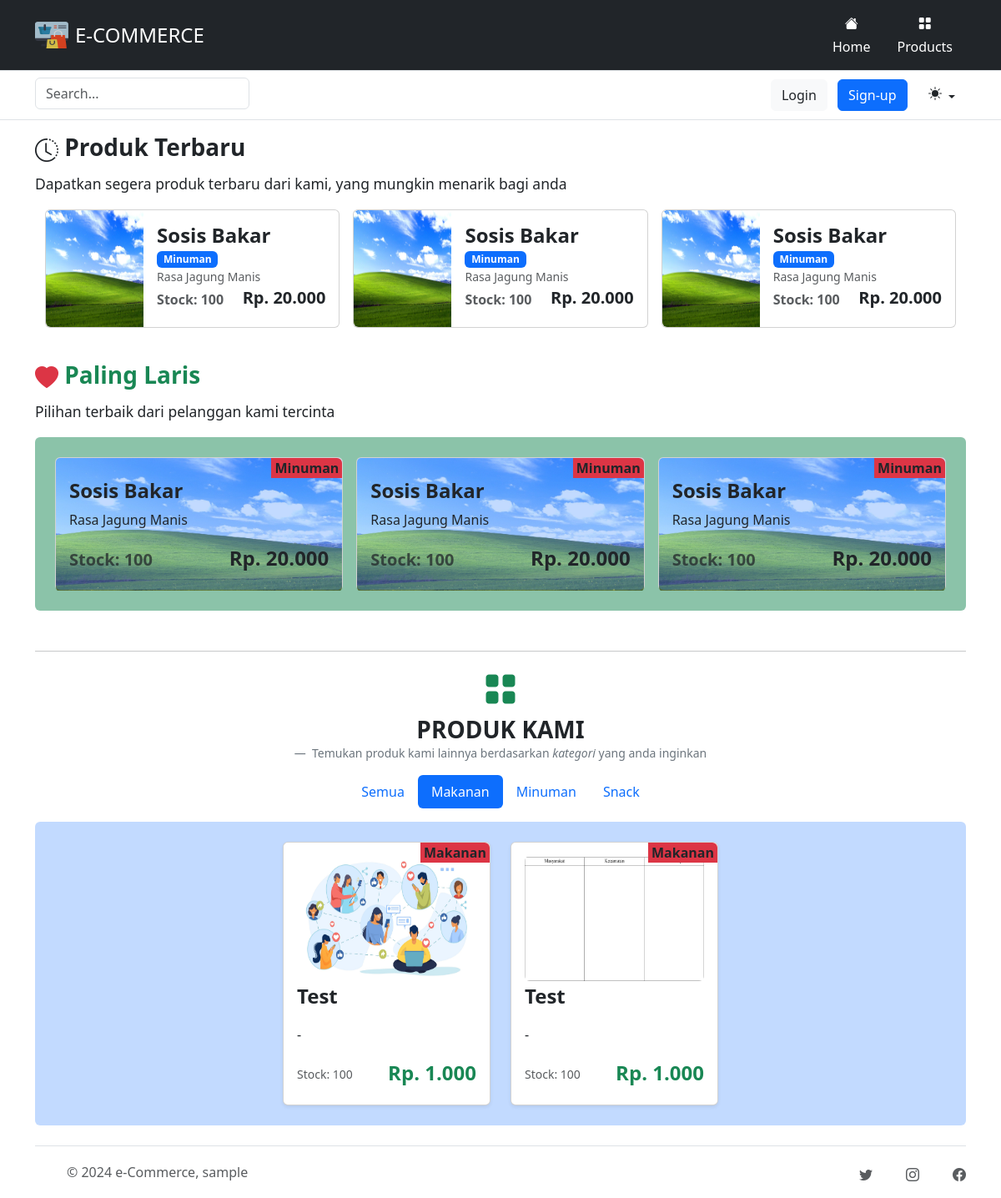
The app's page /?kategori=Makanan with its own data.
### tables this page shows
CREATE TABLE IF NOT EXISTS `produk` (
  `id` int(11) NOT NULL AUTO_INCREMENT,
  `nama` varchar(50) NOT NULL DEFAULT '',
  `harga` double(10,2) NOT NULL DEFAULT 0.00,
  `stock` int(11) NOT NULL,
  `deskripsi` varchar(50) NOT NULL DEFAULT '',
  `photo` mediumtext NOT NULL,
  `kategori_id` int(11) DEFAULT NULL,
  PRIMARY KEY (`id`),
  KEY `FK_produk_kategori` (`kategori_id`),
  CONSTRAINT `FK_produk_kategori` FOREIGN KEY (`kategori_id`) REFERENCES `kategori` (`id`)
);

CREATE TABLE IF NOT EXISTS `kategori` (
  `id` int(11) NOT NULL AUTO_INCREMENT,
  `nama` varchar(50) NOT NULL,
  `deskripsi` text DEFAULT NULL,
  PRIMARY KEY (`id`)
);

### config/database.php (called while the page is built)
<?php
class Database
{
    private static $con = null;
    public static function Connect(): PDO
    {
        if (self::$con === null) {
            $host = "localhost";
            $username = "root";
            $password = "";
            try {
                self::$con = new PDO("mysql:host=$host;dbname=umkm", $username, $password);
                self::$con->setAttribute(PDO::ATTR_ERRMODE, PDO::ERRMODE_EXCEPTION);
            } catch (PDOException $e) {
                echo "Connection failed: " . $e->getMessage();
            }
        }
        return self::$con;
    }
}

### app/controllers/HomeController.php (called while the page is built, shortened)
<?php
class HomeController
{
    private $queryUrl;
    private $produk;
    private $kategori;
    public function __construct($queryUrl)
    {
        $this->produk = new Produk();
        $this->kategori = new Kategori();
        $this->queryUrl = $queryUrl ?? '';
    }
    private function parseQueryUri()
    {
        parse_str($this->queryUrl, $parameters);
        $this->menu = $parameters['menu'] ?? self::DEFAULT_MENU;
    }
    public function produkTerkini(): array
    {
        return $this->produk->latestProduk();
    }
    public function kategoris(): array
    {
        return $this->kategori->selectAll();
    }
    public function produkKategori($kategori): array
    {
        return $this->produk->produkByKategori($kategori);
    }
}

### app/models/BaseModel.php (called while the page is built, shortened)
<?php
class BaseModel
{
    protected $db;
    protected $table;
    public function __construct()
    {
        $this->db = Database::connect();
    }
    public function selectAll(): array
    {
        try {
            $stmt = $this->db->prepare("SELECT * FROM $this->table");
            $stmt->execute();
            return $stmt->fetchAll(PDO::FETCH_ASSOC);
        } catch (PDOException $e) {
            throw new Exception("Error fetching all data from $this->table: " . $e->getMessage());
        }
    }
}

### app/models/Produk.php (called while the page is built, shortened)
<?php
class Produk extends BaseModel
{
    protected $table = 'produk';
    public function latestProduk(): array
    {
        try {
            $stmt = $this->db->prepare("SELECT p.*, k.nama as nama_kategori FROM $this->table as p JOIN kategori k ON p.kategori_id = k.id ORDER BY p.id DESC LIMIT 6");
            $stmt->execute();
            return $stmt->fetchAll(PDO::FETCH_ASSOC);
        } catch (PDOException $e) {
            throw new Exception("Error fetching all data from $this->table: " . $e->getMessage());
        }
    }
    public function produkByKategori($kategori = '%'): array
    {
        try {
            $stmt = $this->db->prepare("SELECT p.*, k.nama as nama_kategori FROM $this->table as p JOIN kategori k ON p.kategori_id = k.id WHERE k.nama LIKE :kategori");
            $stmt->bindParam(':kategori', $kategori);
            $stmt->execute();
            return $stmt->fetchAll(PDO::FETCH_ASSOC);
        } catch (PDOException $e) {
            throw new Exception("Error fetching all data from $this->table: " . $e->getMessage());
        }
    }
}

### app/models/Kategori.php (called while the page is built, shortened)
<?php
class Kategori extends BaseModel
{
    public function selectAll(): array
    {
        return parent::selectAll();
    }
}

### views/home/index.php (the view, shortened to what this page needs)
<div class="container">
    <h3 class="fw-bold"><i class="bi bi-clock-history"></i> Produk Terbaru</h3>
    <p class="lead"><small>Dapatkan segera produk terbaru dari kami, yang mungkin menarik bagi anda</small></p>
    <div class="container mt-3">
        <div id="newProductCarouselDesktop" class="carousel slide mb-4 d-none d-lg-block" data-bs-ride="carousel">
            <div class="carousel-inner">
                <?php
                $productChunks = array_chunk($cHome->produkTerkini(), 3);
                $isActive = true;
                foreach ($productChunks as $chunk) {
                    echo '<div class="carousel-item' . ($isActive ? ' active' : '') . '">';
                    echo '<div class="row row-cols-1 row-cols-sm-2 row-cols-md-3 g-3">';
                    foreach ($chunk as $product) {
                        echo '<div class="col">';
                        echo '  <div class="card mb-3" style="max-width: 540px; max-height: 150px" data-bs-toggle="modal" data-bs-target="#produkModal"
                            data-id="' . htmlspecialchars($product['id']) . '"
                            data-name="' . htmlspecialchars($product['nama']) . '"
                            data-description="' . htmlspecialchars($product['deskripsi']) . '"
                            data-photo="' . $product['photo'] . '"
                            data-stock="' . htmlspecialchars($product['stock']) . '"
                            data-price="' . htmlspecialchars($product['harga']) . '"
                            data-category="' . htmlspecialchars($product['nama_kategori']) . '">';
                        echo '    <div class="row g-0">';
                        echo '      <div class="col-md-4 align-items-center">';
                        echo '        <img src="' . $product['photo'] . '" class="img-fluid h-100 w-auto rounded-start" style="max-height: 150px" alt="' . $product['nama'] . '">';
                        echo '      </div>';
                        echo '      <div class="col-md-8">';
                        echo '        <div class="card-body">';
                        echo '          <h5 class="card-title fw-bold fs-4 fs-md-6 mb-0">' . $product['nama'] . '</h5>';
                        echo '          <span class="badge text-bg-primary">' . $product['nama_kategori'] . '</span>';
                        echo '          <small class="text-body-secondary d-none d-lg-block">' . $product['deskripsi'] . '</small>';
                        echo '          <div class="d-flex justify-content-between align-items-center">';
                        echo '              <small class="text-body-secondary text-dark fs-6 fw-semibold">Stock: ' . $product['stock'] . '</small>';
                        echo '              <p class="card-text mb-1 fw-bold fs-5">Rp. ' . number_format($product['harga'], 0, ',', '.') . '</p>';
                        echo '          </div>';
                        echo '        </div>';
                        echo '      </div>';
                        echo '    </div>';
                        echo '  </div>';
                        echo '</div>';
                    }
                    echo '</div>';
                    echo '</div>';
                    $isActive = false;
                }
                ?>
            </div>
        </div>
    </div>
    <h3 class="fw-bold text-success"><i class="bi bi-heart-fill text-danger"></i> Paling Laris</h3>
    <p class="lead"><small>Pilihan terbaik dari pelanggan kami tercinta</small></p>
    <div class="container mt-3 bg-success bg-opacity-50 py-2 px-2 py-lg-4 px-lg-4 rounded">
        <div id="featuredCarouselDesktop" class="carousel slide d-none d-lg-block carousel-fade"
            data-bs-ride="carousel">
            <div class="carousel-inner">
                <?php
                $productChunks = array_chunk($cHome->produkTerkini(), 3);
                $isActive = true;
                foreach ($productChunks as $chunk) {
                    echo '<div class="carousel-item' . ($isActive ? ' active' : '') . '" data-bs-interval="3000">';
                    echo '<div class="row row-cols-1 row-cols-sm-2 row-cols-md-3 g-3">';
                    foreach ($chunk as $product) {
                        echo '  <div class="col">';
                        echo '    <div class="card" style="max-height: 160px" data-bs-toggle="modal" data-bs-target="#produkModal"
                            data-id="' . htmlspecialchars($product['id']) . '"
                            data-name="' . htmlspecialchars($product['nama']) . '"
                            data-description="' . htmlspecialchars($product['deskripsi']) . '"
                            data-photo="' . $product['photo'] . '"
                            data-stock="' . htmlspecialchars($product['stock']) . '"
                            data-price="' . htmlspecialchars($product['harga']) . '"
                            data-category="' . htmlspecialchars($product['nama_kategori']) . '">';
                        echo '      <img src="' . $product['photo'] . '" class="card-img object-fit-cover opacity-75" style="max-height: 160px;" alt="' . $product['nama'] . '">';
                        echo '      <div class="card-img-overlay bg-primary bg-opacity-25 d-flex flex-column justify-content-end">';
                        echo '          <h5 class="card-title fw-bold text-dark fs-4">' . $product['nama'] . '</h5>';
                        echo '          <span class="position-absolute top-0 end-0 bg-danger px-1 rounded-end-2 rounded-bottom-0 fw-semibold">' . $product['nama_kategori'] . '</span>';
                        echo '          <p class="text-dark">' . $product['deskripsi'] . '</p>';
                        echo '          <div class="d-flex justify-content-between align-items-center">';
                        echo '              <small class="text-body-secondary text-dark fs-5 fw-semibold">Stock: ' . $product['stock'] . '</small>';
                        echo '              <p class="card-text mb-1 fw-bold fs-4">Rp. ' . number_format($product['harga'], 0, ',', '.') . '</p>';
                        echo '          </div>';
                        echo '      </div>';
                        echo '    </div>';
                        echo '  </div>';
                    }
                    echo '</div>';
                    echo '</div>';
                    $isActive = false;
                }
                ?>
            </div>
        </div>
    </div>
    <hr class="mt-5">
    <h3 class="text-center fs-1"><i class="bi bi-grid-fill text-success"></i></h3>
    <figure class="text-center">
        <blockquote class="blockquote">
            <h3 class="text-uppercase fw-bold fs-3">Produk Kami</h3>
        </blockquote>
        <figcaption class="blockquote-footer">
            Temukan produk kami lainnya berdasarkan <cite title="Source Title">kategori</cite> yang anda inginkan
        </figcaption>
    </figure>
    <ul class="nav nav-pills my-3 justify-content-center">
        <li class="nav-item">
            <a class="nav-link <?= (!isset($_GET['kategori']) || $_GET['kategori'] === 'semua') ? 'active' : '' ?>"
                aria-current="page" href="?kategori=semua">Semua</a>
        </li>
        <?php foreach ($cHome->kategoris() as $kategori) { ?>
            <li class="nav-item">
                <a class="nav-link <?= (isset($_GET['kategori']) && $_GET['kategori'] === $kategori['nama']) ? 'active' : '' ?>"
                    href="?kategori=<?= $kategori['nama'] ?>" aria-current="page"><?= $kategori['nama'] ?></a>
            </li>
        <?php } ?>
    </ul>
    <div class="overflow-y-scroll overflow-x-hidden bg-primary bg-opacity-25 py-4 px-4 rounded"
        style="max-height: 600px;">
        <div class="row row-cols-2 row-cols-md-3 row-cols-lg-4 g-4 justify-content-center">
            <?php
            if (isset($_GET['kategori'])) {
                $produk = $cHome->produkKategori($_GET['kategori']);
            } else {
                $produk = $cHome->produkKategori('');
            }
            if (empty($produk)) { ?>
                <div class="col-12 text-center">
                    <div class="alert alert-warning" role="alert">
                        Produk belum tersedia
                    </div>
                </div>
            <?php } else
                foreach ($produk as $p) { ?>
                    <div class="col">
                        <div class="card shadow-sm h-100">
                            <div class="card-body" data-bs-toggle="modal" data-bs-target="#produkModal"
                                data-id="<?= htmlspecialchars($p['id']); ?>" data-name="<?= htmlspecialchars($p['nama']); ?>"
                                data-description="<?= htmlspecialchars($p['deskripsi']); ?>" data-photo="<?= $p['photo']; ?>"
                                data-stock="<?= htmlspecialchars($p['stock']); ?>"
                                data-price="<?= htmlspecialchars($p['harga']); ?>"
                                data-category="<?= htmlspecialchars($p['nama_kategori']); ?>">
                                <img src="<?= $p['photo']; ?>" class="rounded card-img-top" style="height: 150px"
                                    alt="<?= $p['nama']; ?>">
                                <span
                                    class="position-absolute top-0 end-0 bg-danger px-1 rounded-end-2 rounded-bottom-0 fw-semibold"><?= $p['nama_kategori'] ?></span>
                                <p class="card-text fw-bold fs-4"><?= $p['nama']; ?></p>
                                <p class="card-text lead fs-6"><?= $p['deskripsi']; ?></p>
                                <div class="d-flex justify-content-between align-items-center">
                                    <small class="text-body-secondary text-dark">Stock: <?= $p['stock']; ?></small>
                                    <p class="card-text mb-1 text-success fw-bold fs-4 text-end">Rp.
                                        <?= number_format($p['harga'], 0, ',', '.'); ?>
                                    </p>
                                </div>
                            </div>
                        </div>
                    </div>
                <?php } ?>
        </div>
    </div>
</div>

### records on screen
produk: photo (picture), nama "Sosis Bakar", kategori.nama "Minuman", deskripsi "Rasa Jagung Manis", stock "100", harga "20.000"
produk: photo (picture), nama "Sosis Bakar", kategori.nama "Minuman", deskripsi "Rasa Jagung Manis", stock "100", harga "20.000"
produk: photo (picture), nama "Sosis Bakar", kategori.nama "Minuman", deskripsi "Rasa Jagung Manis", stock "100", harga "20.000"
kategori: nama "Makanan"
kategori: nama "Minuman"
kategori: nama "Snack"
produk: photo+nama (picture), kategori.nama "Makanan", nama "Test", deskripsi "-", stock "100", harga "1.000"
produk: photo+nama (picture), kategori.nama "Makanan", nama "Test", deskripsi "-", stock "100", harga "1.000"

### other values on screen
$app_name "E-COMMERCE"
